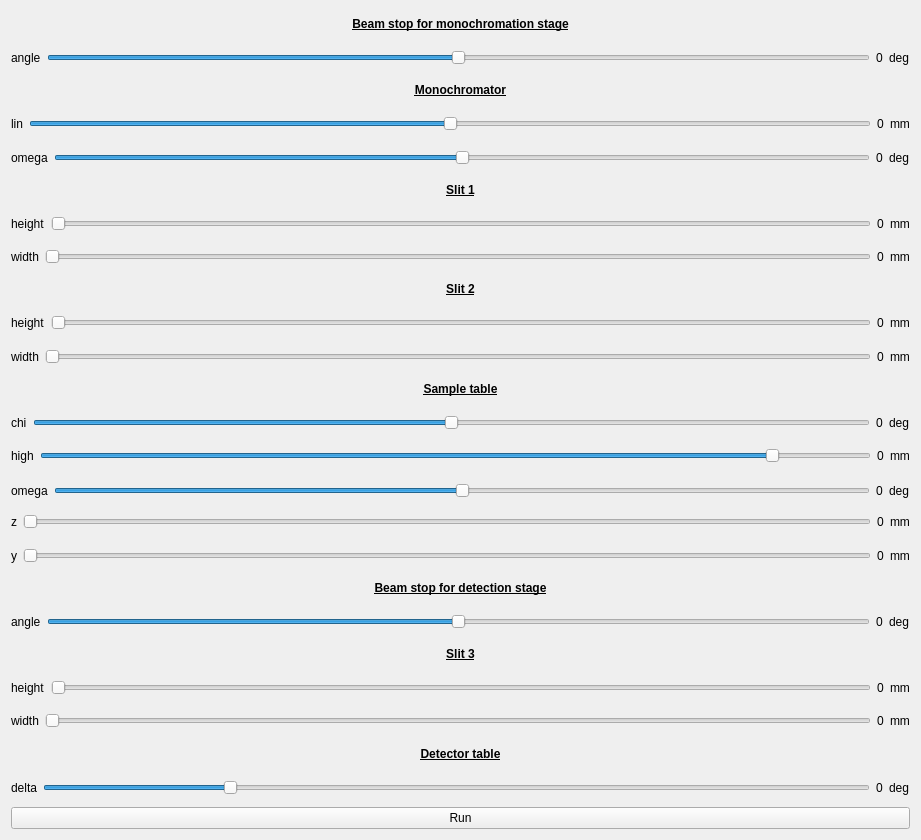
<?xml version="1.0" encoding="UTF-8"?>
<ui version="4.0">
 <class>Form</class>
 <widget class="QWidget" name="Form">
  <property name="enabled">
   <bool>true</bool>
  </property>
  <property name="geometry">
   <rect>
    <x>0</x>
    <y>0</y>
    <width>921</width>
    <height>840</height>
   </rect>
  </property>
  <property name="windowTitle">
   <string>Form</string>
  </property>
  <layout class="QVBoxLayout" name="verticalLayout">
   <item>
    <widget class="QLabel" name="label_26">
     <property name="text">
      <string>&lt;html&gt;&lt;head/&gt;&lt;body&gt;&lt;p align=&quot;center&quot;&gt;&lt;span style=&quot; font-weight:600; text-decoration: underline;&quot;&gt;Beam stop for monochromation stage&lt;/span&gt;&lt;/p&gt;&lt;/body&gt;&lt;/html&gt;</string>
     </property>
    </widget>
   </item>
   <item>
    <layout class="QHBoxLayout" name="horizontalLayout_15">
     <item>
      <widget class="QLabel" name="label_39">
       <property name="text">
        <string>angle</string>
       </property>
      </widget>
     </item>
     <item>
      <widget class="QSlider" name="beam_m">
       <property name="minimum">
        <number>-17</number>
       </property>
       <property name="maximum">
        <number>17</number>
       </property>
       <property name="orientation">
        <enum>Qt::Horizontal</enum>
       </property>
      </widget>
     </item>
     <item>
      <widget class="QLabel" name="beam_m_value">
       <property name="text">
        <string>0</string>
       </property>
      </widget>
     </item>
     <item>
      <widget class="QLabel" name="label_41">
       <property name="text">
        <string>deg</string>
       </property>
      </widget>
     </item>
    </layout>
   </item>
   <item>
    <widget class="QLabel" name="label_7">
     <property name="text">
      <string>&lt;html&gt;&lt;head/&gt;&lt;body&gt;&lt;p align=&quot;center&quot;&gt;&lt;span style=&quot; font-weight:600; text-decoration: underline;&quot;&gt;Monochromator&lt;/span&gt;&lt;/p&gt;&lt;/body&gt;&lt;/html&gt;</string>
     </property>
    </widget>
   </item>
   <item>
    <layout class="QHBoxLayout" name="horizontalLayout_7">
     <item>
      <widget class="QLabel" name="label_8">
       <property name="text">
        <string>lin</string>
       </property>
      </widget>
     </item>
     <item>
      <widget class="QSlider" name="lin_m">
       <property name="minimum">
        <number>-600</number>
       </property>
       <property name="maximum">
        <number>600</number>
       </property>
       <property name="orientation">
        <enum>Qt::Horizontal</enum>
       </property>
      </widget>
     </item>
     <item>
      <widget class="QLabel" name="lin_m_value">
       <property name="text">
        <string>0</string>
       </property>
      </widget>
     </item>
     <item>
      <widget class="QLabel" name="label_12">
       <property name="text">
        <string>mm</string>
       </property>
      </widget>
     </item>
    </layout>
   </item>
   <item>
    <layout class="QHBoxLayout" name="horizontalLayout_8">
     <item>
      <widget class="QLabel" name="label_9">
       <property name="text">
        <string>omega</string>
       </property>
      </widget>
     </item>
     <item>
      <widget class="QSlider" name="omega_m">
       <property name="minimum">
        <number>-600</number>
       </property>
       <property name="maximum">
        <number>600</number>
       </property>
       <property name="orientation">
        <enum>Qt::Horizontal</enum>
       </property>
      </widget>
     </item>
     <item>
      <widget class="QLabel" name="omega_m_value">
       <property name="text">
        <string>0</string>
       </property>
      </widget>
     </item>
     <item>
      <widget class="QLabel" name="label_14">
       <property name="text">
        <string>deg</string>
       </property>
      </widget>
     </item>
    </layout>
   </item>
   <item>
    <widget class="QLabel" name="label">
     <property name="text">
      <string>&lt;html&gt;&lt;head/&gt;&lt;body&gt;&lt;p align=&quot;center&quot;&gt;&lt;span style=&quot; font-weight:600; text-decoration: underline;&quot;&gt;Slit 1&lt;/span&gt;&lt;/p&gt;&lt;/body&gt;&lt;/html&gt;</string>
     </property>
    </widget>
   </item>
   <item>
    <layout class="QHBoxLayout" name="horizontalLayout">
     <item>
      <widget class="QLabel" name="label_11">
       <property name="text">
        <string>height</string>
       </property>
      </widget>
     </item>
     <item>
      <widget class="QSlider" name="height_slit1">
       <property name="minimum">
        <number>0</number>
       </property>
       <property name="maximum">
        <number>86</number>
       </property>
       <property name="orientation">
        <enum>Qt::Horizontal</enum>
       </property>
      </widget>
     </item>
     <item>
      <widget class="QLabel" name="height_slit1_value">
       <property name="text">
        <string>0</string>
       </property>
      </widget>
     </item>
     <item>
      <widget class="QLabel" name="label_33">
       <property name="text">
        <string>mm</string>
       </property>
      </widget>
     </item>
    </layout>
   </item>
   <item>
    <layout class="QHBoxLayout" name="horizontalLayout_5">
     <item>
      <widget class="QLabel" name="label_13">
       <property name="text">
        <string>width</string>
       </property>
      </widget>
     </item>
     <item>
      <widget class="QSlider" name="width_slit1">
       <property name="minimum">
        <number>0</number>
       </property>
       <property name="maximum">
        <number>70</number>
       </property>
       <property name="orientation">
        <enum>Qt::Horizontal</enum>
       </property>
      </widget>
     </item>
     <item>
      <widget class="QLabel" name="width_slit1_value">
       <property name="text">
        <string>0</string>
       </property>
      </widget>
     </item>
     <item>
      <widget class="QLabel" name="label_34">
       <property name="text">
        <string>mm</string>
       </property>
      </widget>
     </item>
    </layout>
   </item>
   <item>
    <widget class="QLabel" name="label_6">
     <property name="text">
      <string>&lt;html&gt;&lt;head/&gt;&lt;body&gt;&lt;p align=&quot;center&quot;&gt;&lt;span style=&quot; font-weight:600; text-decoration: underline;&quot;&gt;Slit 2&lt;/span&gt;&lt;/p&gt;&lt;/body&gt;&lt;/html&gt;</string>
     </property>
    </widget>
   </item>
   <item>
    <layout class="QHBoxLayout" name="horizontalLayout_6">
     <item>
      <widget class="QLabel" name="label_15">
       <property name="text">
        <string>height</string>
       </property>
      </widget>
     </item>
     <item>
      <widget class="QSlider" name="height_slit2">
       <property name="minimum">
        <number>0</number>
       </property>
       <property name="maximum">
        <number>37</number>
       </property>
       <property name="orientation">
        <enum>Qt::Horizontal</enum>
       </property>
      </widget>
     </item>
     <item>
      <widget class="QLabel" name="height_slit2_value">
       <property name="text">
        <string>0</string>
       </property>
      </widget>
     </item>
     <item>
      <widget class="QLabel" name="label_35">
       <property name="text">
        <string>mm</string>
       </property>
      </widget>
     </item>
    </layout>
   </item>
   <item>
    <layout class="QHBoxLayout" name="horizontalLayout_9">
     <item>
      <widget class="QLabel" name="label_17">
       <property name="text">
        <string>width</string>
       </property>
      </widget>
     </item>
     <item>
      <widget class="QSlider" name="width_slit2">
       <property name="minimum">
        <number>0</number>
       </property>
       <property name="maximum">
        <number>70</number>
       </property>
       <property name="orientation">
        <enum>Qt::Horizontal</enum>
       </property>
      </widget>
     </item>
     <item>
      <widget class="QLabel" name="width_slit2_value">
       <property name="text">
        <string>0</string>
       </property>
      </widget>
     </item>
     <item>
      <widget class="QLabel" name="label_36">
       <property name="text">
        <string>mm</string>
       </property>
      </widget>
     </item>
    </layout>
   </item>
   <item>
    <widget class="QLabel" name="label_3">
     <property name="text">
      <string>&lt;html&gt;&lt;head/&gt;&lt;body&gt;&lt;p align=&quot;center&quot;&gt;&lt;span style=&quot; font-weight:600; text-decoration: underline;&quot;&gt;Sample table&lt;/span&gt;&lt;/p&gt;&lt;/body&gt;&lt;/html&gt;</string>
     </property>
    </widget>
   </item>
   <item>
    <layout class="QHBoxLayout" name="horizontalLayout_2">
     <item>
      <widget class="QLabel" name="label_2">
       <property name="text">
        <string>chi</string>
       </property>
      </widget>
     </item>
     <item>
      <widget class="QSlider" name="chi">
       <property name="minimumSize">
        <size>
         <width>763</width>
         <height>0</height>
        </size>
       </property>
       <property name="styleSheet">
        <string notr="true">gridline-color: rgb(117, 80, 123);</string>
       </property>
       <property name="minimum">
        <number>-2</number>
       </property>
       <property name="maximum">
        <number>2</number>
       </property>
       <property name="singleStep">
        <number>1</number>
       </property>
       <property name="pageStep">
        <number>10</number>
       </property>
       <property name="value">
        <number>0</number>
       </property>
       <property name="orientation">
        <enum>Qt::Horizontal</enum>
       </property>
      </widget>
     </item>
     <item>
      <widget class="QLabel" name="chi_value">
       <property name="text">
        <string>0</string>
       </property>
      </widget>
     </item>
     <item>
      <widget class="QLabel" name="label_27">
       <property name="text">
        <string>deg</string>
       </property>
      </widget>
     </item>
    </layout>
   </item>
   <item>
    <layout class="QHBoxLayout" name="horizontalLayout_14">
     <item>
      <widget class="QLabel" name="label_25">
       <property name="text">
        <string>high</string>
       </property>
      </widget>
     </item>
     <item>
      <widget class="QSlider" name="high_s">
       <property name="minimum">
        <number>-160</number>
       </property>
       <property name="maximum">
        <number>20</number>
       </property>
       <property name="orientation">
        <enum>Qt::Horizontal</enum>
       </property>
      </widget>
     </item>
     <item>
      <widget class="QLabel" name="high_s_value">
       <property name="text">
        <string>0</string>
       </property>
      </widget>
     </item>
     <item>
      <widget class="QLabel" name="label_32">
       <property name="text">
        <string>mm</string>
       </property>
      </widget>
     </item>
    </layout>
   </item>
   <item>
    <layout class="QHBoxLayout" name="horizontalLayout_11">
     <property name="topMargin">
      <number>5</number>
     </property>
     <item>
      <widget class="QLabel" name="label_16">
       <property name="text">
        <string>omega</string>
       </property>
      </widget>
     </item>
     <item>
      <widget class="QSlider" name="omega_s">
       <property name="minimum">
        <number>-4</number>
       </property>
       <property name="maximum">
        <number>4</number>
       </property>
       <property name="orientation">
        <enum>Qt::Horizontal</enum>
       </property>
      </widget>
     </item>
     <item>
      <widget class="QLabel" name="omega_s_value">
       <property name="text">
        <string>0</string>
       </property>
      </widget>
     </item>
     <item>
      <widget class="QLabel" name="label_28">
       <property name="text">
        <string>deg</string>
       </property>
      </widget>
     </item>
    </layout>
   </item>
   <item>
    <layout class="QHBoxLayout" name="horizontalLayout_3">
     <item>
      <widget class="QLabel" name="label_4">
       <property name="text">
        <string>z</string>
       </property>
      </widget>
     </item>
     <item>
      <widget class="QSlider" name="z">
       <property name="maximum">
        <number>50</number>
       </property>
       <property name="value">
        <number>0</number>
       </property>
       <property name="orientation">
        <enum>Qt::Horizontal</enum>
       </property>
      </widget>
     </item>
     <item>
      <widget class="QLabel" name="z_value">
       <property name="text">
        <string>0</string>
       </property>
      </widget>
     </item>
     <item>
      <widget class="QLabel" name="label_29">
       <property name="text">
        <string>mm</string>
       </property>
      </widget>
     </item>
    </layout>
   </item>
   <item>
    <layout class="QHBoxLayout" name="horizontalLayout_4">
     <item>
      <widget class="QLabel" name="label_5">
       <property name="text">
        <string>y</string>
       </property>
      </widget>
     </item>
     <item>
      <widget class="QSlider" name="y">
       <property name="maximum">
        <number>90</number>
       </property>
       <property name="orientation">
        <enum>Qt::Horizontal</enum>
       </property>
      </widget>
     </item>
     <item>
      <widget class="QLabel" name="y_value">
       <property name="text">
        <string>0</string>
       </property>
      </widget>
     </item>
     <item>
      <widget class="QLabel" name="label_30">
       <property name="text">
        <string>mm</string>
       </property>
      </widget>
     </item>
    </layout>
   </item>
   <item>
    <widget class="QLabel" name="label_22">
     <property name="text">
      <string>&lt;html&gt;&lt;head/&gt;&lt;body&gt;&lt;p align=&quot;center&quot;&gt;&lt;span style=&quot; font-weight:600; text-decoration: underline;&quot;&gt;Beam stop for detection stage&lt;/span&gt;&lt;/p&gt;&lt;/body&gt;&lt;/html&gt;</string>
     </property>
    </widget>
   </item>
   <item>
    <layout class="QHBoxLayout" name="horizontalLayout_13">
     <item>
      <widget class="QLabel" name="label_24">
       <property name="text">
        <string>angle</string>
       </property>
      </widget>
     </item>
     <item>
      <widget class="QSlider" name="beam_d">
       <property name="minimum">
        <number>-17</number>
       </property>
       <property name="maximum">
        <number>17</number>
       </property>
       <property name="orientation">
        <enum>Qt::Horizontal</enum>
       </property>
      </widget>
     </item>
     <item>
      <widget class="QLabel" name="beam_d_value">
       <property name="text">
        <string>0</string>
       </property>
      </widget>
     </item>
     <item>
      <widget class="QLabel" name="label_23">
       <property name="text">
        <string>deg</string>
       </property>
      </widget>
     </item>
    </layout>
   </item>
   <item>
    <widget class="QLabel" name="label_10">
     <property name="text">
      <string>&lt;html&gt;&lt;head/&gt;&lt;body&gt;&lt;p align=&quot;center&quot;&gt;&lt;span style=&quot; font-weight:600; text-decoration: underline;&quot;&gt;Slit 3&lt;/span&gt;&lt;/p&gt;&lt;/body&gt;&lt;/html&gt;</string>
     </property>
    </widget>
   </item>
   <item>
    <layout class="QHBoxLayout" name="horizontalLayout_10">
     <item>
      <widget class="QLabel" name="label_18">
       <property name="text">
        <string>height</string>
       </property>
      </widget>
     </item>
     <item>
      <widget class="QSlider" name="height_slit3">
       <property name="minimum">
        <number>0</number>
       </property>
       <property name="maximum">
        <number>40</number>
       </property>
       <property name="orientation">
        <enum>Qt::Horizontal</enum>
       </property>
      </widget>
     </item>
     <item>
      <widget class="QLabel" name="height_slit3_value">
       <property name="text">
        <string>0</string>
       </property>
      </widget>
     </item>
     <item>
      <widget class="QLabel" name="label_37">
       <property name="text">
        <string>mm</string>
       </property>
      </widget>
     </item>
    </layout>
   </item>
   <item>
    <layout class="QHBoxLayout" name="horizontalLayout_12">
     <item>
      <widget class="QLabel" name="label_21">
       <property name="text">
        <string>width</string>
       </property>
      </widget>
     </item>
     <item>
      <widget class="QSlider" name="width_slit3">
       <property name="minimum">
        <number>0</number>
       </property>
       <property name="maximum">
        <number>70</number>
       </property>
       <property name="orientation">
        <enum>Qt::Horizontal</enum>
       </property>
      </widget>
     </item>
     <item>
      <widget class="QLabel" name="width_slit3_value">
       <property name="text">
        <string>0</string>
       </property>
      </widget>
     </item>
     <item>
      <widget class="QLabel" name="label_38">
       <property name="text">
        <string>mm</string>
       </property>
      </widget>
     </item>
    </layout>
   </item>
   <item>
    <layout class="QHBoxLayout" name="horizontalLayout_16">
     <item>
      <widget class="QLabel" name="label_19">
       <property name="text">
        <string>&lt;html&gt;&lt;head/&gt;&lt;body&gt;&lt;p align=&quot;center&quot;&gt;&lt;span style=&quot; font-weight:600; text-decoration: underline;&quot;&gt;Detector table&lt;/span&gt;&lt;/p&gt;&lt;/body&gt;&lt;/html&gt;</string>
       </property>
      </widget>
     </item>
    </layout>
   </item>
   <item>
    <layout class="QHBoxLayout" name="horizontalLayout_17">
     <item>
      <widget class="QLabel" name="label_20">
       <property name="text">
        <string>delta</string>
       </property>
      </widget>
     </item>
     <item>
      <widget class="QSlider" name="delta_d">
       <property name="minimum">
        <number>-2</number>
       </property>
       <property name="maximum">
        <number>7</number>
       </property>
       <property name="orientation">
        <enum>Qt::Horizontal</enum>
       </property>
      </widget>
     </item>
     <item>
      <widget class="QLabel" name="delta_d_value">
       <property name="text">
        <string>0</string>
       </property>
      </widget>
     </item>
     <item>
      <widget class="QLabel" name="label_31">
       <property name="text">
        <string>deg</string>
       </property>
      </widget>
     </item>
    </layout>
   </item>
   <item>
    <widget class="QPushButton" name="btnRun">
     <property name="text">
      <string>Run</string>
     </property>
    </widget>
   </item>
  </layout>
 </widget>
 <resources/>
 <connections>
  <connection>
   <sender>lin_m</sender>
   <signal>valueChanged(int)</signal>
   <receiver>lin_m_value</receiver>
   <slot>setNum(int)</slot>
   <hints>
    <hint type="sourcelabel">
     <x>448</x>
     <y>57</y>
    </hint>
    <hint type="destinationlabel">
     <x>874</x>
     <y>57</y>
    </hint>
   </hints>
  </connection>
  <connection>
   <sender>omega_m</sender>
   <signal>valueChanged(int)</signal>
   <receiver>omega_m_value</receiver>
   <slot>setNum(int)</slot>
   <hints>
    <hint type="sourcelabel">
     <x>463</x>
     <y>92</y>
    </hint>
    <hint type="destinationlabel">
     <x>874</x>
     <y>92</y>
    </hint>
   </hints>
  </connection>
  <connection>
   <sender>height_slit1</sender>
   <signal>valueChanged(int)</signal>
   <receiver>height_slit1_value</receiver>
   <slot>setNum(int)</slot>
   <hints>
    <hint type="sourcelabel">
     <x>461</x>
     <y>196</y>
    </hint>
    <hint type="destinationlabel">
     <x>874</x>
     <y>196</y>
    </hint>
   </hints>
  </connection>
  <connection>
   <sender>width_slit1</sender>
   <signal>valueChanged(int)</signal>
   <receiver>width_slit1_value</receiver>
   <slot>setNum(int)</slot>
   <hints>
    <hint type="sourcelabel">
     <x>459</x>
     <y>231</y>
    </hint>
    <hint type="destinationlabel">
     <x>874</x>
     <y>231</y>
    </hint>
   </hints>
  </connection>
  <connection>
   <sender>height_slit2</sender>
   <signal>valueChanged(int)</signal>
   <receiver>height_slit2_value</receiver>
   <slot>setNum(int)</slot>
   <hints>
    <hint type="sourcelabel">
     <x>461</x>
     <y>300</y>
    </hint>
    <hint type="destinationlabel">
     <x>874</x>
     <y>300</y>
    </hint>
   </hints>
  </connection>
  <connection>
   <sender>height_slit3</sender>
   <signal>valueChanged(int)</signal>
   <receiver>height_slit3_value</receiver>
   <slot>setNum(int)</slot>
   <hints>
    <hint type="sourcelabel">
     <x>461</x>
     <y>681</y>
    </hint>
    <hint type="destinationlabel">
     <x>874</x>
     <y>681</y>
    </hint>
   </hints>
  </connection>
  <connection>
   <sender>chi</sender>
   <signal>valueChanged(int)</signal>
   <receiver>chi_value</receiver>
   <slot>setNum(int)</slot>
   <hints>
    <hint type="sourcelabel">
     <x>451</x>
     <y>404</y>
    </hint>
    <hint type="destinationlabel">
     <x>874</x>
     <y>404</y>
    </hint>
   </hints>
  </connection>
  <connection>
   <sender>high_s</sender>
   <signal>valueChanged(int)</signal>
   <receiver>high_s_value</receiver>
   <slot>setNum(int)</slot>
   <hints>
    <hint type="sourcelabel">
     <x>456</x>
     <y>438</y>
    </hint>
    <hint type="destinationlabel">
     <x>874</x>
     <y>438</y>
    </hint>
   </hints>
  </connection>
  <connection>
   <sender>omega_s</sender>
   <signal>valueChanged(int)</signal>
   <receiver>omega_s_value</receiver>
   <slot>setNum(int)</slot>
   <hints>
    <hint type="sourcelabel">
     <x>465</x>
     <y>475</y>
    </hint>
    <hint type="destinationlabel">
     <x>874</x>
     <y>475</y>
    </hint>
   </hints>
  </connection>
  <connection>
   <sender>y</sender>
   <signal>valueChanged(int)</signal>
   <receiver>y_value</receiver>
   <slot>setNum(int)</slot>
   <hints>
    <hint type="sourcelabel">
     <x>444</x>
     <y>542</y>
    </hint>
    <hint type="destinationlabel">
     <x>874</x>
     <y>542</y>
    </hint>
   </hints>
  </connection>
  <connection>
   <sender>z</sender>
   <signal>valueChanged(int)</signal>
   <receiver>z_value</receiver>
   <slot>setNum(int)</slot>
   <hints>
    <hint type="sourcelabel">
     <x>443</x>
     <y>508</y>
    </hint>
    <hint type="destinationlabel">
     <x>874</x>
     <y>508</y>
    </hint>
   </hints>
  </connection>
  <connection>
   <sender>beam_d</sender>
   <signal>valueChanged(int)</signal>
   <receiver>beam_d_value</receiver>
   <slot>setNum(int)</slot>
   <hints>
    <hint type="sourcelabel">
     <x>458</x>
     <y>612</y>
    </hint>
    <hint type="destinationlabel">
     <x>874</x>
     <y>612</y>
    </hint>
   </hints>
  </connection>
  <connection>
   <sender>delta_d</sender>
   <signal>valueChanged(int)</signal>
   <receiver>delta_d_value</receiver>
   <slot>setNum(int)</slot>
   <hints>
    <hint type="sourcelabel">
     <x>459</x>
     <y>785</y>
    </hint>
    <hint type="destinationlabel">
     <x>874</x>
     <y>785</y>
    </hint>
   </hints>
  </connection>
  <connection>
   <sender>width_slit2</sender>
   <signal>valueChanged(int)</signal>
   <receiver>width_slit2_value</receiver>
   <slot>setNum(int)</slot>
   <hints>
    <hint type="sourcelabel">
     <x>459</x>
     <y>334</y>
    </hint>
    <hint type="destinationlabel">
     <x>874</x>
     <y>334</y>
    </hint>
   </hints>
  </connection>
  <connection>
   <sender>width_slit3</sender>
   <signal>valueChanged(int)</signal>
   <receiver>width_slit3_value</receiver>
   <slot>setNum(int)</slot>
   <hints>
    <hint type="sourcelabel">
     <x>459</x>
     <y>716</y>
    </hint>
    <hint type="destinationlabel">
     <x>874</x>
     <y>716</y>
    </hint>
   </hints>
  </connection>
  <connection>
   <sender>beam_m</sender>
   <signal>valueChanged(int)</signal>
   <receiver>beam_m_value</receiver>
   <slot>setNum(int)</slot>
   <hints>
    <hint type="sourcelabel">
     <x>458</x>
     <y>55</y>
    </hint>
    <hint type="destinationlabel">
     <x>874</x>
     <y>55</y>
    </hint>
   </hints>
  </connection>
 </connections>
</ui>
